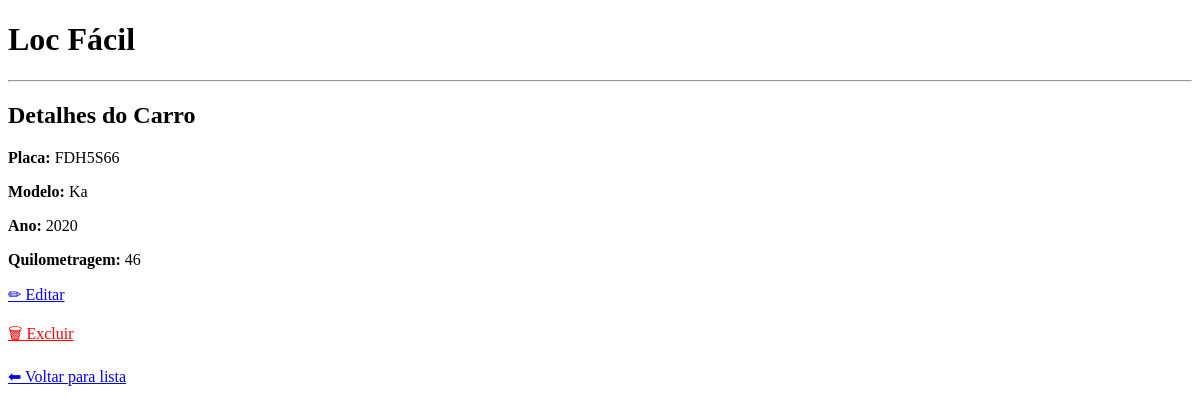
The app's page /cars/3/, older data.
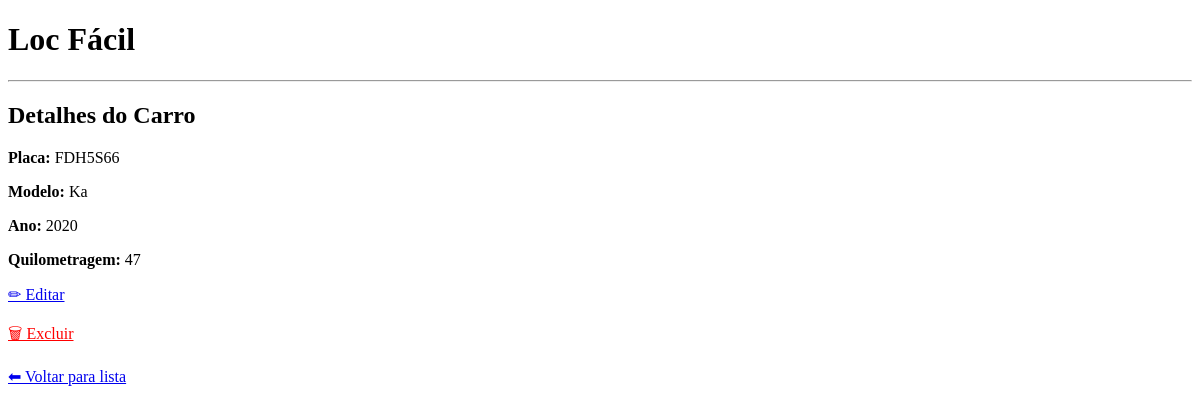
The same page, newer data.
### cars/models.py (models this page shows, shortened)
class Car(models.Model):
    STATUS_CHOICES = [
        ('disponivel', 'Disponível'),
        ('alugado', 'Alugado'),
        ('manutencao', 'Em Manutenção'),
    ]
    model = models.CharField(max_length=100)
    plate = models.CharField(max_length=10, unique=True)
    year = models.IntegerField()
    km = models.IntegerField(default=0)
    status = models.CharField(max_length=20, choices=STATUS_CHOICES, default='disponivel')
    purchase_price = models.DecimalField(max_digits=10, decimal_places=2, null=True, blank=True)
    financed = models.BooleanField(default=False)

### cars/views.py (the view)
# urls.py: path('<int:car_id>/', car_detail, name="car_detail"),
def car_detail(request, car_id):
    car = get_object_or_404(Car, id=car_id)
    return render(request, 'cars/car_detail.html', {'car': car})

### cars/templates/cars/car_detail.html (shortened to what this page needs)
{% extends "base.html" %}
{% block content %}
<h2>Detalhes do Carro</h2>
<p><b>Placa:</b> {{ car.plate }}</p>
<p><b>Modelo:</b> {{ car.model }}</p>
<p><b>Ano:</b> {{ car.year }}</p>
<p><b>Quilometragem:</b> {{ car.km }}</p>
<a href="{% url 'car_edit' car.id %}">✏ Editar</a>
<br><br>
<a href="{% url 'car_delete' car.id %}" style="color: red;">🗑 Excluir</a>
<br><br>
<a href="{% url 'car_list' %}">⬅ Voltar para lista</a>
{% endblock %}

Row changes from the older to the newer data that the page shows:
changed Car "FDH5S66": km "46" → "47"
